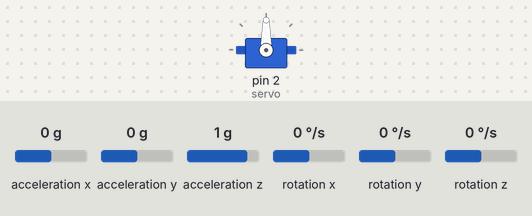
This sketch was run on a simulated Arduino Uno, built with avr-gcc and run on an emulated ATmega328P. Parts: servo. The test bench sets the inputs (shaded band); at power-on: acceleration y 0 g, acceleration z 1 g, acceleration x 0 g, rotation x 0 °/s, rotation y 0 °/s, rotation z 0 °/s.

Above: at 1.2 s.
1.3 s: acceleration y set to 0.2 g
At 2.2 s:
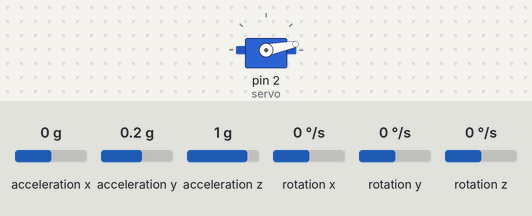
2.9 s: acceleration z set to -0.1 g
At 4.1 s:
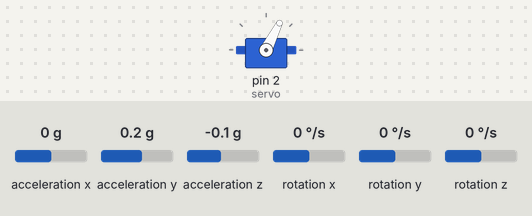
4.5 s: acceleration z set to 0 g
At 5.9 s:
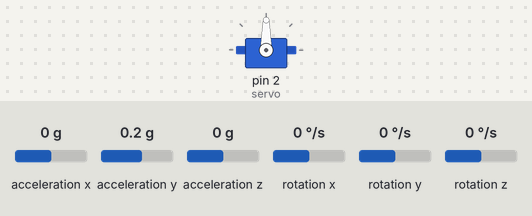
Timing chart, 0 to 7.5 s (numbered marks = the images above; inputs shaded):
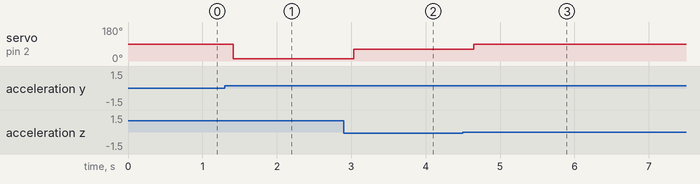

Measured:
- the behaviour switches between 0 and 0.1 g on acceleration y (found by bisection; images 0 and 1)
- after the input at 1.3 s, servo on pin 2 (servo): 90° → 11° after 0.12 s
- after the input at 2.9 s, servo on pin 2 (servo): 11° → 63° after 0.13 s
- after the input at 4.5 s, servo on pin 2 (servo): 63° → 90° after 0.15 s

The sketch:

accelerometerWithServo.ino
```cpp
// (licence header left out)
#include <MPU6050.h>
#include <Wire.h>
#include <Servo.h>

MPU6050 mpu6050(Wire);
Servo servo;

void setup() {
  Serial.begin(9600);
  Wire.begin();
  mpu6050.begin();
  mpu6050.calcGyroOffset(true);
  servo.attach(2);
}

void loop() {
  mpu6050.update();

  int x = mpu6050.getAccAngleX();
  if(x > 0) {
    servo.write(x);
  }

  delay(200);
}
```
